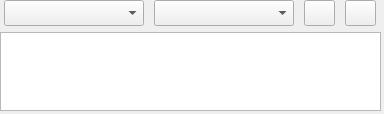
<?xml version="1.0" encoding="UTF-8"?>
<ui version="4.0">
 <class>Form</class>
 <widget class="QWidget" name="Form">
  <property name="geometry">
   <rect>
    <x>0</x>
    <y>0</y>
    <width>384</width>
    <height>114</height>
   </rect>
  </property>
  <property name="windowTitle">
   <string>Form</string>
  </property>
  <widget class="QWidget" name="verticalLayoutWidget">
   <property name="geometry">
    <rect>
     <x>0</x>
     <y>0</y>
     <width>381</width>
     <height>111</height>
    </rect>
   </property>
   <layout class="QVBoxLayout" name="verticalLayout">
    <item>
     <layout class="QHBoxLayout" name="horizontalLayout_2">
      <item>
       <widget class="QComboBox" name="comboBox">
        <property name="minimumSize">
         <size>
          <width>140</width>
          <height>26</height>
         </size>
        </property>
        <property name="maximumSize">
         <size>
          <width>140</width>
          <height>26</height>
         </size>
        </property>
       </widget>
      </item>
      <item>
       <widget class="QComboBox" name="comboBox_2">
        <property name="minimumSize">
         <size>
          <width>140</width>
          <height>26</height>
         </size>
        </property>
        <property name="maximumSize">
         <size>
          <width>140</width>
          <height>26</height>
         </size>
        </property>
       </widget>
      </item>
      <item>
       <widget class="QPushButton" name="pushButton">
        <property name="minimumSize">
         <size>
          <width>31</width>
          <height>26</height>
         </size>
        </property>
        <property name="maximumSize">
         <size>
          <width>31</width>
          <height>26</height>
         </size>
        </property>
        <property name="text">
         <string/>
        </property>
        <property name="icon">
         <iconset theme="media-playback-start"/>
        </property>
       </widget>
      </item>
      <item>
       <widget class="QPushButton" name="pushButton_2">
        <property name="minimumSize">
         <size>
          <width>31</width>
          <height>26</height>
         </size>
        </property>
        <property name="maximumSize">
         <size>
          <width>31</width>
          <height>26</height>
         </size>
        </property>
        <property name="text">
         <string/>
        </property>
        <property name="icon">
         <iconset theme="view-fullscreen"/>
        </property>
       </widget>
      </item>
     </layout>
    </item>
    <item>
     <widget class="QTextEdit" name="textEdit"/>
    </item>
   </layout>
  </widget>
 </widget>
 <resources/>
 <connections/>
</ui>
